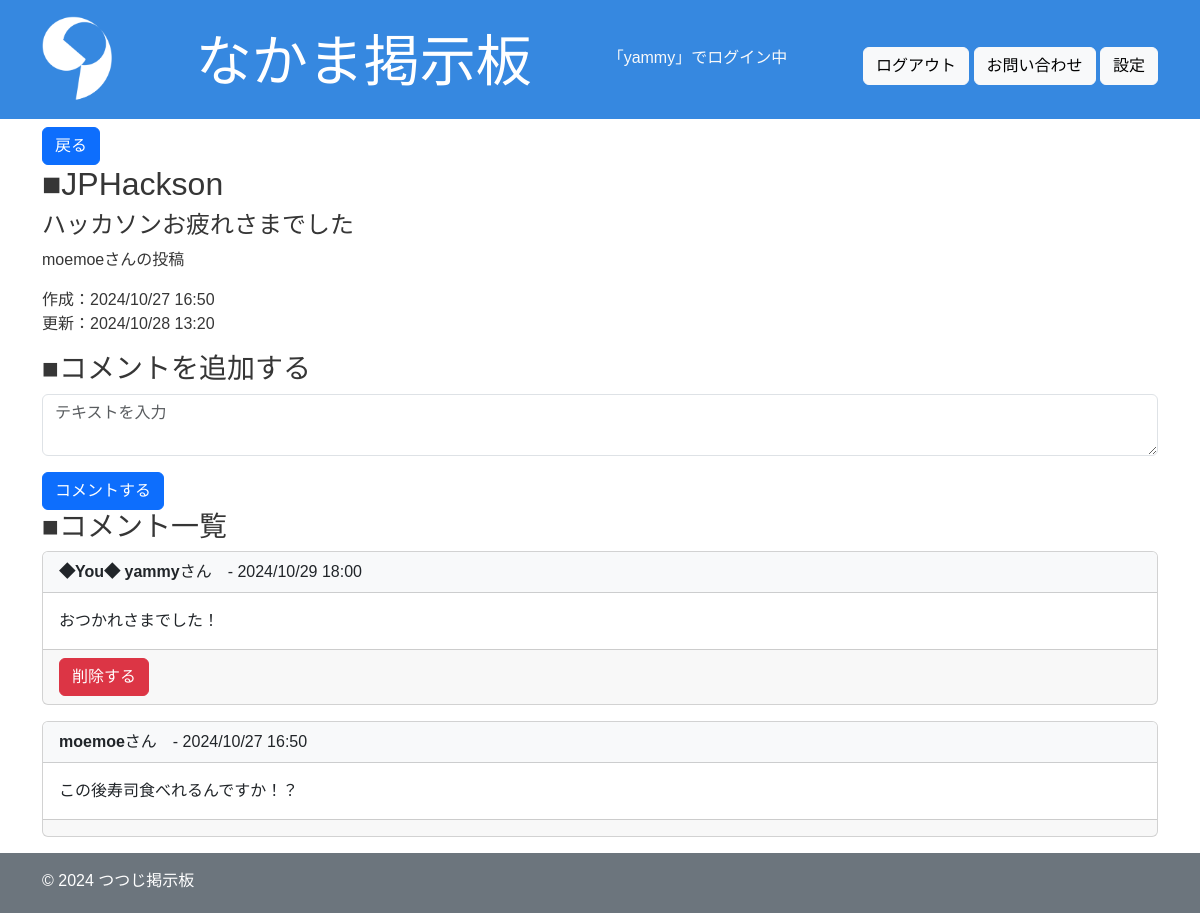
The app's page /show/10/ (signed in) with its own data.
### app/models.py (models this page shows, shortened)
class Board(models.Model):
    title = models.CharField(max_length=200)
    content = models.TextField()
    image = models.ImageField(upload_to='images/', blank=True, null=True)
    video = models.FileField(upload_to='videos/', blank=True, null=True)
    user = models.ForeignKey(User, on_delete=models.CASCADE, related_name="boards", null=True)
    created_at = models.DateTimeField(auto_now_add=True)
    updated_at = models.DateTimeField(auto_now=True)

class Comment(models.Model):
    board = models.ForeignKey(Board, on_delete=models.CASCADE, related_name="comments")
    user = models.ForeignKey(User, on_delete=models.CASCADE, related_name="comments")
    content = models.TextField()
    created_at = models.DateTimeField(auto_now_add=True)
    updated_at = models.DateTimeField(auto_now=True)

### app/views.py (the view)
# urls.py: path("show/<int:pk>/", login_required(views.show), name = "show"),
@login_required
def show(request, pk):
    board = Board.objects.get(pk=pk)
    comments = Comment.objects.filter(board=pk).order_by("-created_at")
    comment_form = CommentForm()
    return render(request, "show.html", {"board": board, "comments": comments, "comment_form": comment_form})

### app/forms.py
class CommentForm(forms.ModelForm):
    class Meta:
        model = Comment
        fields = ["content"]

### templates/show.html (shortened to what this page needs)
{% extends "base.html" %}
{% load static %}
{% block content %}
<body class="dark">
    <section>
        <form action="{% url 'app:index' %}" method="post">
            <button type="submit" class="btn btn-primary">戻る</button>
        </form>
        <h2>■{{ board.title }}</h2>
        <h4>{{ board.content }}</h4>
        <p>{{ board.user }}さんの投稿</p>
        <p>
            作成：{{ board.created_at|date:"Y/m/d H:i" }}</br>
            更新：{{ board.updated_at|date:"Y/m/d H:i" }}
        </p>
    </section>
    <section class="mt-3">
        <h3>■コメントを追加する</h3>
        <form action="{% url 'app:comment_create' pk=board.id %}" method="post">
            <div class="form-group mb-3">
            <textarea name="content" id="id_content" class="form-control" placeholder="テキストを入力"></textarea>
            </div>
            <button type="submit" class="btn btn-primary">コメントする</button>
        </form>
    </section>
    <section>
        <h3>■コメント一覧</h3>
        <ul class="list-unstyled">
            {% for comment in comments %}
                <li class="mb-3">
                    <div class="card">
                        <div class="card-header bg-light">
                            <strong>
                                {% if request.user == comment.user %}
                                ◆You◆
                                {% endif %}
                                {{ comment.user.username }}</strong>さん　- {{ comment.created_at|date:"Y/m/d H:i"}}
                        </div>
                        <div class="card-body">
                        <p class="card-text">{{ comment.content }}</p>
                        </div>
                        <div class="card-footer">
                            {% if request.user == comment.user %}
                                <form action="{% url 'app:comment_delete' board.pk comment.pk %}" method="post">
                                    <button type="submit" class="btn btn-danger">削除する</button>
                                </form>
                            {% endif %}
                        </div>
                    </div>
                </li>
            {% empty %}
                <li class="text-muted">コメントはまだありません。</li>
            {% endfor %}
        </ul>
    </section>
</body>
{% endblock %}

### templates/base.html (shortened to what this page needs)
{% load static %}
<!DOCTYPE html>
<html lang="ja">
<head>
     <link href="https://cdn.jsdelivr.net/npm/bootstrap@5.3.0/dist/css/bootstrap.min.css" rel="stylesheet">
     <link rel="stylesheet" href="https://cdn.jsdelivr.net/npm/bootstrap-icons@1.11.3/font/bootstrap-icons.min.css">
     <link rel="stylesheet" type="text/css" href="{% static 'css/style.css' %}">
</head>
<body>
    <header class="bg-success">
        <div class="container">
            <div class="pt-3 pb-1 mb-2 text-white d-flex justify-content-between align-items-center flex-wrap">
            <img src="{% static 'images/icon.png' %}" alt="アイコン" width="70" class="me-2">
            <h1 class="display-4">なかま掲示板</h1>
            {% if user.is_authenticated %}
            <div>
                <p class="text-light">「{{ user.username }}」でログイン中</p>
            </div>
            <div>
                <form action="{% url 'logout' %}" method="post" style="display: inline;">
                    <button type="submit" class="btn btn-light">ログアウト</button>
                </form>
                <a href="{% url 'app:contact' %}" class="btn btn-light">お問い合わせ</a>
                <a href="{% url 'app:option' %}" class="btn btn-light">設定</a>
            </div>
            {% else %}
                <a href="{% url 'signup' %}" class="btn btn-light">サインアップ</a>
                <a href="{% url 'login' %}" class="btn btn-light">ログイン</a>
                <a href="{% url 'app:contact' %}" class="btn btn-light">お問い合わせ</a>
            {% endif %}
            </div>
        </div>
    </header>
    <main>
        <div class="container">
            <div class="mb-2">
                {% block content %}{% endblock %}
            </div>
        </div>
    </main>
    <footer class="bg-secondary">
        <div class="container">
            <div class="pt-3 pb-1 mb-2 text-white">
                <p class="trxt-center">&copy; 2024 つつじ掲示板</p>
            </div>
        </div>
    </footer>
</body>
</html>

### static/css/style.css (style rules this page uses)
* { padding: 0; margin: 0; box-sizing: border-box; text-decoration: none; color: inherit; list-style-position: inside; }
.bg-success { background-color: #3688e0 !important; color: #363636; }
body { font-size: 16px; color: #363636; font-family: "Hiragino kaku Gothic ProN", sans-serif; }
header { background-color: cyan; text-align: center; }
main { padding: 0 20px; }

### records on screen
Board: title "JPHackson", content "ハッカソンお疲れさまでした", user "moemoe", created_at "2024/10/27 16:50", updated_at "2024/10/28 13:20"
Comment: shows "◆You◆", user.username "yammy", created_at "2024/10/29 18:00", content "おつかれさまでした！", shows "削除する"
Comment: user.username "moemoe", created_at "2024/10/27 16:50", content "この後寿司食べれるんですか！？"

### other values on screen
{{ user.username }} "yammy"
